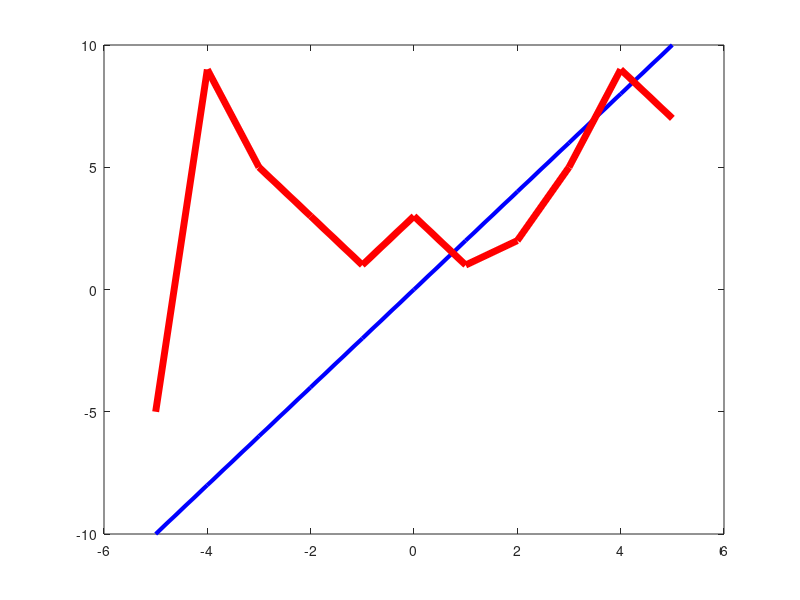

Source code (MATLAB):
clear;
clf;

x = [-5 -4 -3 -2 -1 0 1 2 3 4 5]
y1 = [-10 -8 -6 -4 -2 0 2 4 6 8 10]
y2 = [-5 09 05 03 01 3 1 2 5 9 7]

plot(x, y1, 'b-', 'linewidth', 3)
hold on
plot(x, y2, 'r-', 'linewidth', 5)